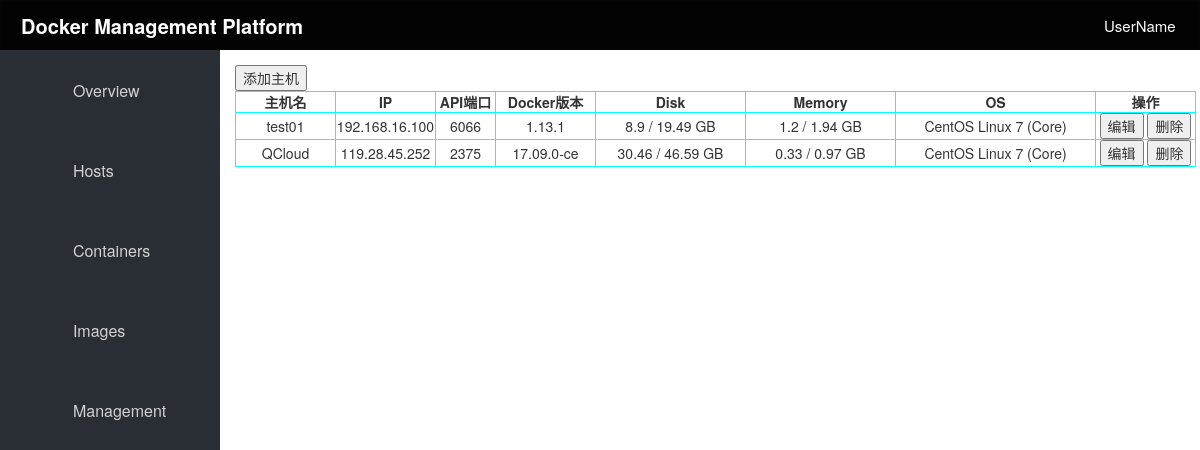
Page /hosts/ on the committed database.
### dockermanage/models.py (models this page shows)
class Host(models.Model):
    hostname = models.CharField(max_length=64)
    ip = models.GenericIPAddressField(protocol='ipv4', unique=True)
    api_port = models.PositiveIntegerField()
    docker_ver = models.CharField(max_length=64, null=True)
    disk_all = models.FloatField(null=True)
    disk_free = models.FloatField(null=True)
    mem_all = models.FloatField(null=True)
    mem_free = models.FloatField(null=True)
    password = models.CharField(max_length=64, null=True)
    os = models.CharField(max_length=64, default='CentOS 7', null=True)

### dockermanage/views.py (the view)
# urls.py: path('hosts/', views.Hosts.as_view()),
class Hosts(View):
    def get(self, request):
        host_list = []
        host_obj_list = models.Host.objects.all()
        for i in host_obj_list:
            host_list.append({ 'ip': i.ip, 'hostname': i.hostname,
                               'api_port': i.api_port, 'docker_ver': i.docker_ver,
                               'disk_all': i.disk_all,
                               'disk_free': i.disk_free,
                               'mem_all': i.mem_all,
                               'mem_free': i.mem_free,
                               'os': i.os, 'id': i.id})
        return render(request, 'hosts.html', {"host_obj": host_list})

### templates/hosts.html (shortened to what this page needs)
{% extends 'index.html' %}
{% block content %}
    <form>
        <input id="host_add" type="button" value="添加主机">
    </form>
	<table id='table_hostlist'">
		<thead>
			<tr>
				<th class="table_common">主机名</th>
				<th class="table_common">IP</th>
				<th class="table_common" style="width: 60px;">API端口</th>
				<th class="table_common">Docker版本</th>
				<th class="table_common" style="width: 150px">Disk</th>
				<th class="table_common" style="width: 150px">Memory</th>
				<th class="table_common" style="width: 200px">OS</th>
                <th class="table_common">操作</th>
			</tr>
		</thead>
        <tbody>
            {% for item in host_obj %}
            <tr host_id="{{ item.id }}">
                <td class="table_common table_hostname" >{{ item.hostname }}</td>
                <td class="table_common table_ip" >{{ item.ip }}</td>
                <td class="table_common table_api_port" style="width: 60px;">{{ item.api_port }}</td>
                <td class="table_common" >{{ item.docker_ver }}</td>
                <td class="table_common" >{{ item.disk_free }} / {{ item.disk_all }} GB</td>
                <td class="table_common" >{{ item.mem_free }} / {{ item.mem_all }} GB</td>
                <td class="table_common" >{{ item.os }}</td>
                <td class="table_common" >
                    <form>
                        <input type="button" class='host_edit' value="编辑">
                        <input type="button" class='host_del' value="删除">
                    </form>
                </td>
            </tr>
            {% endfor %}
        </tbody>
    </table>
{% endblock %}

### templates/index.html (style rules this page uses)
.table_common { height: 20px; line-height: 20px; border: 1px solid cyan; text-align: center; width: 100px; }

### templates/hosts.html (style rules this page uses)
#table_hostlist { border: 1px solid cyan; position: fixed; float: left; }

### rows in the picture
Host: hostname "test01", ip "192.168.16.100", docker_ver "1.13.1", disk_free "8.9", disk_all "19.49", mem_free "1.2", mem_all "1.94", os "CentOS Linux 7 (Core)"
Host: hostname "QCloud", ip "119.28.45.252", docker_ver "17.09.0-ce", disk_free "30.46", disk_all "46.59", mem_free "0.33", mem_all "0.97", os "CentOS Linux 7 (Core)"

### other values in the picture
{{ item.api_port }} "6066" "2375"
